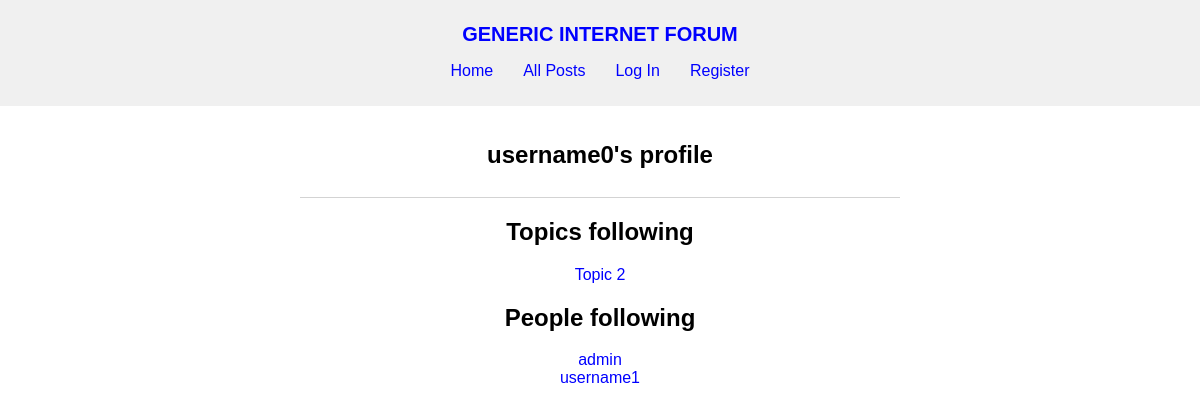
The page /profile/username0 on the database as committed earlier.
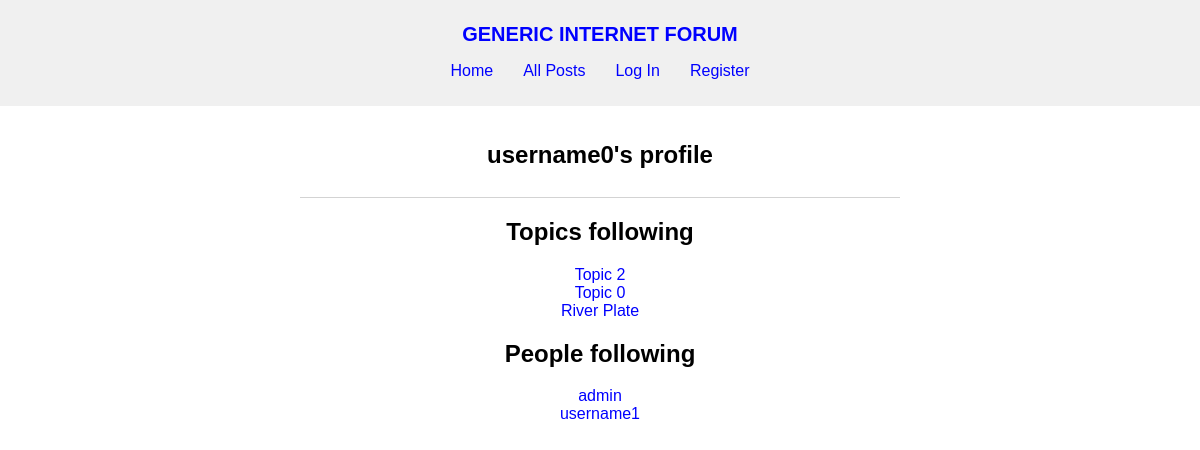
The same page on the database as committed later.
### forum/models.py (models this page shows, shortened)
class User(AbstractUser):
    pass

class Follow_Topic(models.Model):
    follower = models.ForeignKey(
        User, on_delete=models.CASCADE, related_name="topics_following")
    following = models.ForeignKey(
        Topic, on_delete=models.CASCADE, related_name="followers")

class Topic(models.Model):
    creator = models.ForeignKey(
        User, on_delete=models.CASCADE, related_name="topics")
    name = models.TextField(max_length=120, unique=True)
    description = models.TextField(max_length=1000)
    timestamp = models.DateTimeField(auto_now_add=True)

class Follow_User(models.Model):
    follower = models.ForeignKey(
        User, on_delete=models.CASCADE, related_name="users_following")
    following = models.ForeignKey(
        User, on_delete=models.CASCADE, related_name="followers")

### forum/views.py (the view, shortened to what this page needs)
# urls.py: path("profile/<str:username>", views.profile, name="profile"),
def profile(request, username):
    try:
        profile_user = User.objects.get(username=username)
    except User.DoesNotExist:
        return render(request, "forum/profile.html", {
            "message": "User non-existent."
        })
    user_is_follower = None
    if request.user.is_authenticated:
        user_is_follower = bool(Follow_User.objects.filter(
            follower=request.user.id, following=profile_user.id).all())
    topics_following = profile_user.topics_following.all()
    users_following = profile_user.users_following.all()
    return render(request, "forum/profile.html", {
        "profile_user": profile_user,
        "topics_following": topics_following,
        "users_following": users_following,
        "user_is_follower": user_is_follower,
    })

### forum/templates/forum/profile.html (shortened to what this page needs)
{% extends "forum/layout.html" %}
{% load static %}
{% block css %}
    <link href="{% static 'forum/profile.css' %}" rel="stylesheet">
{% endblock %}
{% block body %}
    {% if profile_user %}
    <section id="user">
        <div id="user-name">
            <h1>{{ profile_user.username }}'s profile </h1>
        </div>
        <hr>
        {% if topics_following %}
            <div id="topics">
                <h2>Topics following</h2>
                <ul>
                {% for topic in topics_following%}
                            <li><a href="{% url 'topic' topic.following.name %}">{{ topic.following.name }}</a></li>
                {% endfor %}
                </ul>
            </div>
        {% endif %}
        {% if users_following%}
            <div id="users">
                <h2>People following</h2>
                <ul>
                    {% for user in users_following %}
                        <li> <a href="{% url 'profile' user.following.username %}">{{ user.following.username }}</a></li>
                    {% endfor %}
                </ul>
            </div>
        {% endif %}
    </section>
    {% endif %}
{% endblock %}

### forum/templates/forum/layout.html (shortened to what this page needs)
{% load static %}
<!DOCTYPE html>
<html lang="en">
    <head>
        <link href="{% static 'forum/layout.css' %}" rel="stylesheet">
        {% block css %}
        {% endblock %}
    </head>
    <body>
        <nav>
            <div>
                <a id="site-title" href="{% url 'index' %}">GENERIC INTERNET FORUM</a>
                <ul>
                    <li>
                        <a href="{% url 'index' %}">Home</a>
                    </li>
                    <li>
                        <a href="{% url 'all_posts' %}">All Posts</a>
                    </li>
                    {% if user.is_authenticated %}
                        <li>
                            <a href="{% url 'following_topics' %}">Following</a>
                        </li>
                        <li>
                            <a href="{% url 'profile' user.username %}">Profile</a>
                        </li>
                        <li>
                            <a href="{% url 'logout' %}">Log Out</a>
                        </li>
                    {% else %}
                        <li>
                            <a href="{% url 'login' %}">Log In</a>
                        </li>
                        <li>
                            <a href="{% url 'register' %}">Register</a>
                        </li>
                    {% endif %}
                </ul>
            </div>
        </nav>
        <div class="body">
            {% block body %}
            {% endblock %}
        </div>
    </body>
</html>

### forum/static/forum/layout.css (style rules this page uses)
body { margin: 0; font-family: sans-serif; }
h1, h2, h3 { text-align: center; }
.body { padding: 15px; max-width: 600px; margin: 0 auto; }
ul { list-style: none; padding: 0; }
nav { background-color: #f0f0f0; padding: 10px 35px; }
nav > div { text-align: center; padding-top: 13px; }
#site-title { font-weight: bold; font-size: 20px; }
nav a { text-decoration: none; }
nav ul { display: flex; gap: 30px; justify-content: center; }
a { text-decoration: none; color: blue; }
hr { border: none; border-top: 1px solid lightgray; }

### forum/static/forum/profile.css (style rules this page uses)
#user { text-align: center; }
#user-name { display: flex; align-items: baseline; gap: 10px; justify-content: center; }

Rows that differ between the two databases and show on the page:
added Follow_Topic: following.name "Topic 0"
added Follow_Topic: following.name "River Plate"
